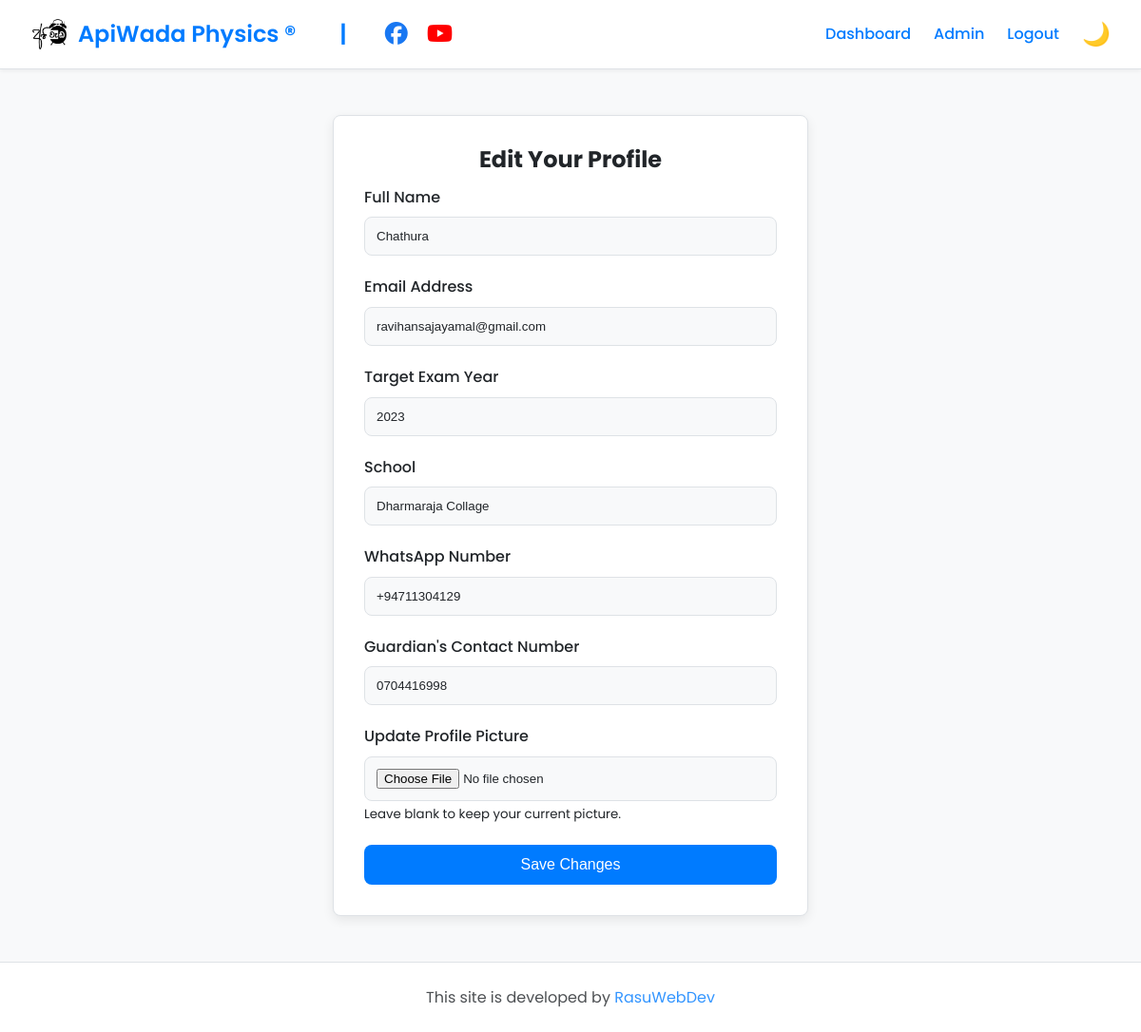
Screenshot of /edit_profile (signed in) with the database file from the repository.
### app.py (models this page shows)
class User(db.Model, UserMixin):
    id = db.Column(db.Integer, primary_key=True)
    index_number = db.Column(db.String(10), unique=True, nullable=False)
    name = db.Column(db.String(100), nullable=False)
    email = db.Column(db.String(100), unique=True, nullable=False)
    password = db.Column(db.String(200), nullable=False)
    exam_year = db.Column(db.Integer, nullable=False)
    school = db.Column(db.String(150))
    birthday = db.Column(db.Date, nullable=False)
    guardian_contact = db.Column(db.String(15))
    whatsapp_number = db.Column(db.String(15), nullable=False)
    profile_picture = db.Column(db.String(100), default='default.jpg')
    is_admin = db.Column(db.Boolean, default=False)
    enrollments = db.relationship('Enrollment', backref='student', lazy=True)
    marks = db.relationship('Mark', backref='student', lazy=True)

### app.py (the view, shortened to what this page needs)
@app.route('/edit_profile', methods=['GET', 'POST'])
@login_required
def edit_profile():
    return render_template('edit_profile.html')

### app.py (called while the page is built)
@login_manager.user_loader
def load_user(user_id):
    return User.query.get(int(user_id))

### templates/edit_profile.html
{% extends "_layout.html" %}
{% block content %}
<div class="form-container">
    <div class="card">
        <h2 style="text-align: center;">Edit Your Profile</h2>
        <form method="POST" action="{{ url_for('edit_profile') }}" enctype="multipart/form-data">
            <div class="form-group">
                <label for="name">Full Name</label>
                <input type="text" id="name" name="name" value="{{ current_user.name }}" required>
            </div>
            <div class="form-group">
                <label for="email">Email Address</label>
                <input type="email" id="email" name="email" value="{{ current_user.email }}" required>
            </div>
            <div class="form-group">
                <label for="exam_year">Target Exam Year</label>
                <input type="number" id="exam_year" name="exam_year" value="{{ current_user.exam_year }}" required>
            </div>
            <div class="form-group">
                <label for="school">School</label>
                <input type="text" id="school" name="school" value="{{ current_user.school }}" required>
            </div>
            <div class="form-group">
                <label for="whatsapp_number">WhatsApp Number</label>
                <input type="tel" id="whatsapp_number" name="whatsapp_number" value="{{ current_user.whatsapp_number }}" required>
            </div>
            <div class="form-group">
                <label for="guardian_contact">Guardian's Contact Number</label>
                <input type="tel" id="guardian_contact" name="guardian_contact" value="{{ current_user.guardian_contact }}">
            </div>
            <div class="form-group">
                <label for="profile_picture">Update Profile Picture</label>
                <input type="file" id="profile_picture" name="profile_picture" class="form-control-file">
                <small class="form-text text-muted">Leave blank to keep your current picture.</small>
            </div>
            <button type="submit" class="btn btn-primary" style="width: 100%;">Save Changes</button>
        </form>
    </div>
</div>
{% endblock %}

### static/css/style.css (style rules this page uses)
:root { --primary-color: #007bff; --primary-hover: #0056b3; --success-color: #28a745; --danger-color: #dc3545; --info-color: #17a2b8; --bg-light: #f8f9fa; --card-bg-light: #ffffff; --text-light: #212529; --border-light: #dee2e6; --bg-dark: #121212; --card-bg-dark: #1e1e1e; --text-dark: #e0e0e0; --border-dark: #343a40; --border-radius: 8px; --box-shadow: 0 4px 12px rgba(0, 0, 0, 0.08); }
* { box-sizing: border-box; margin: 0; padding: 0; }
body { font-family: 'Poppins', sans-serif; line-height: 1.6; transition: background-color 0.3s ease, color 0.3s ease; }
body.light-theme { background-color: var(--bg-light); color: var(--text-light); }
h1, h2, h3 { line-height: 1.2; margin-bottom: 0.75rem; }
.card { background-color: var(--card-bg-light); border-radius: var(--border-radius); padding: 2rem; box-shadow: var(--box-shadow); margin-bottom: 2rem; border: 1px solid var(--border-light); }
.btn { display: inline-block; padding: 0.75rem 1.5rem; border-radius: var(--border-radius); border: none; cursor: pointer; font-weight: 500; font-size: 1rem; transition: background-color 0.2s ease, transform 0.2s ease; }
.btn-primary { background-color: var(--primary-color); color: #fff; }
.form-container { max-width: 500px; margin: 3rem auto; }
.form-group { margin-bottom: 1.25rem; }
.form-group label { display: block; margin-bottom: 0.5rem; font-weight: 500; }
.form-group input { width: 100%; padding: 0.75rem; border-radius: var(--border-radius); border: 1px solid var(--border-light); background-color: var(--bg-light); color: var(--text-light); }

### rows the page displays
User: name "Chathura", email "ravihansajayamal@gmail.com", exam_year "2023", school "Dharmaraja Collage", whatsapp_number "+94711304129", guardian_contact "0704416998"
